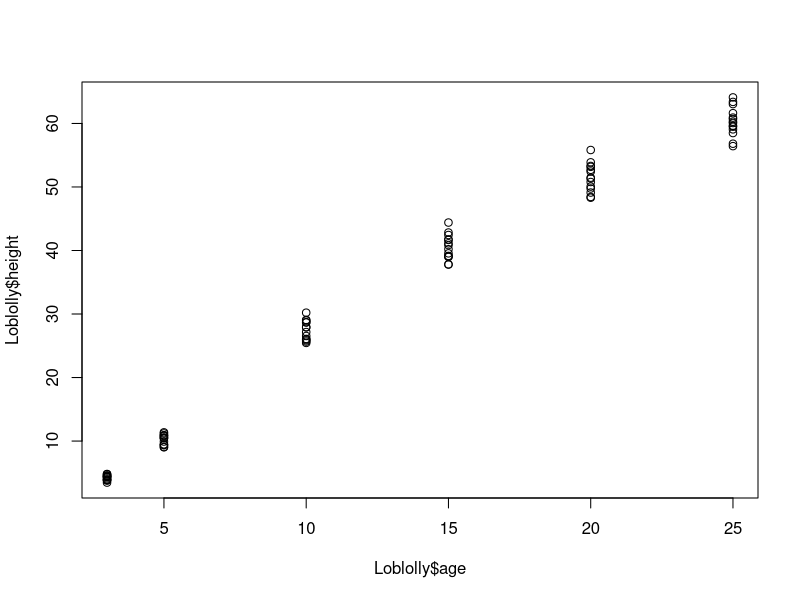
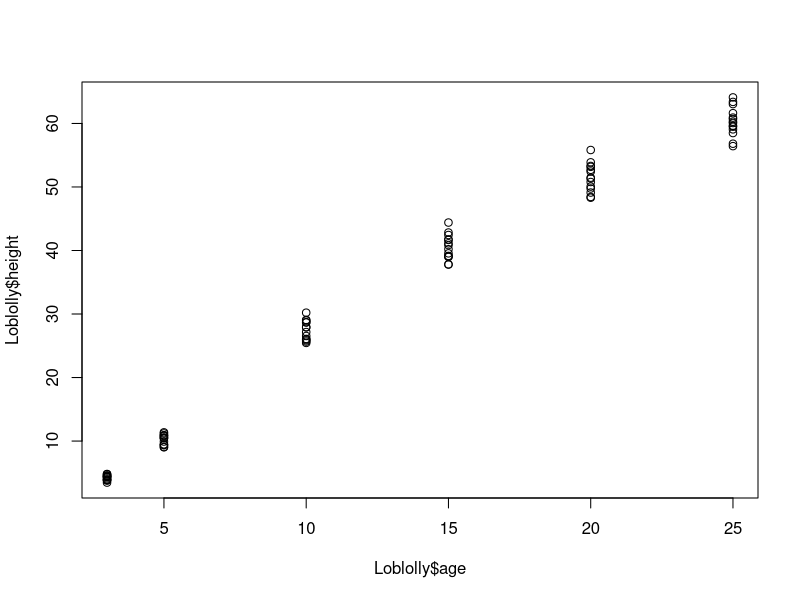
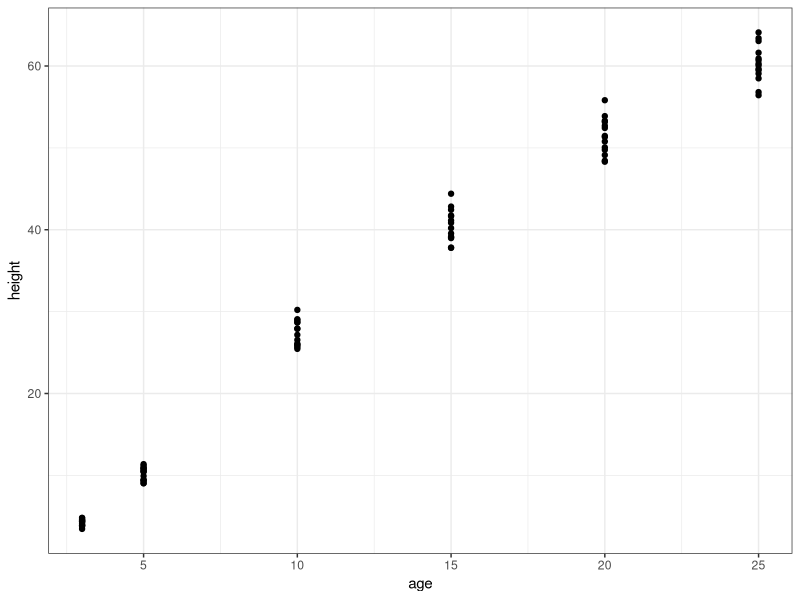
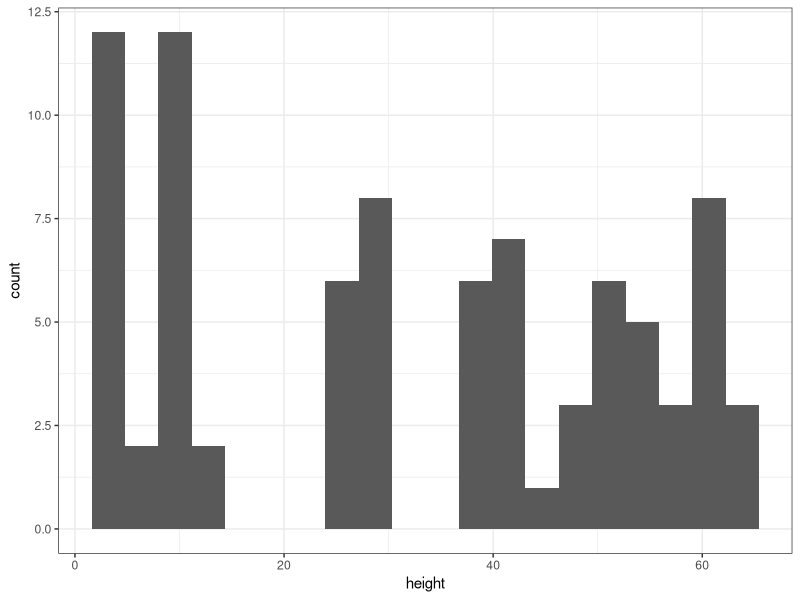

Generate these figures, in order, with R:
## ---- chunk 1
knitr::opts_chunk$set(echo = TRUE)
## ---- chunk 2
data(Loblolly)
summary(Loblolly)
## ---- chunk 3
sd(Loblolly$height)
## ---- chunk 4
mean_height <- mean(Loblolly$height)
mean_height > 30
## ---- chunk 5

## ---- chunk 6
head(Loblolly)
## ---- chunk 7
Loblolly[1:25,]
Loblolly$age
Loblolly$height / Loblolly$age
## ---- chunk 8
plot(x = Loblolly$age, y = Loblolly$height)
## ---- chunk 9
plot(x = Loblolly$age, y = Loblolly$height)
## ---- chunk 10
library(ggplot2)
ggplot(Loblolly, aes(x = age, y = height)) + geom_point() +
  theme_bw()
## ---- chunk 11
ggplot(Loblolly, aes(x = height)) + geom_histogram(bins = 20) +
  theme_bw()
